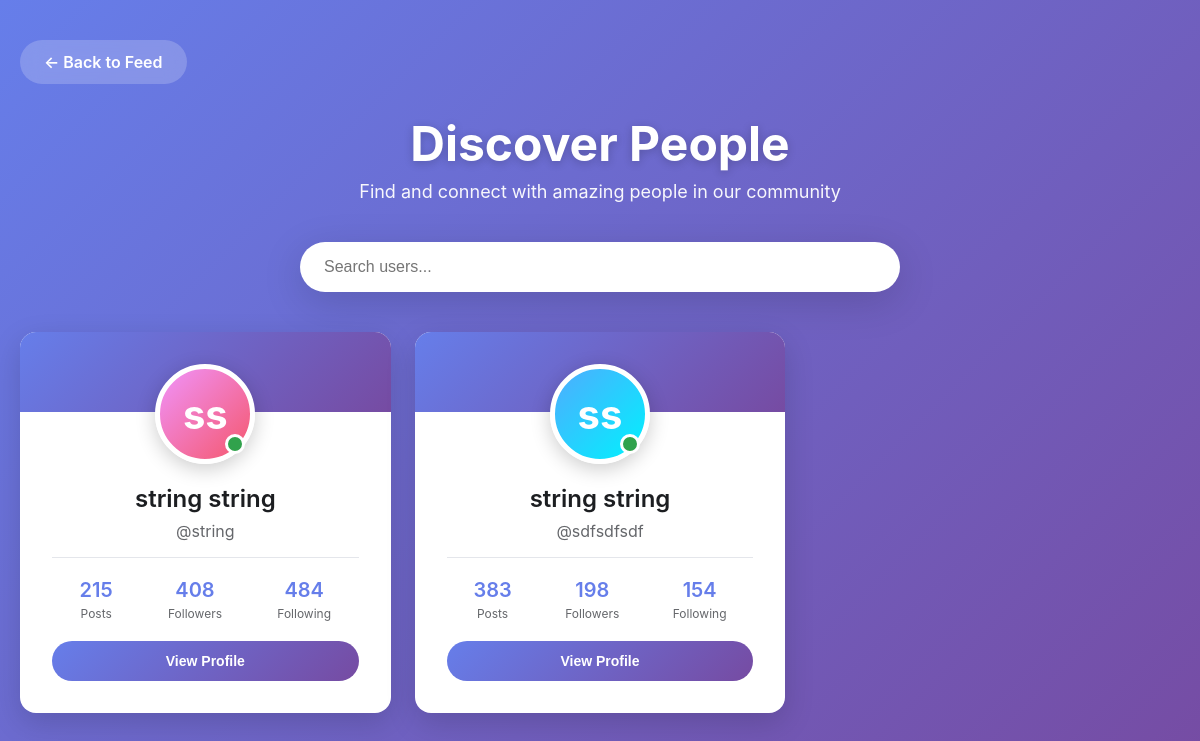
The page / on the database its author committed.
### database/models.py (models this page shows)
class User(Base):
    __tablename__ = "users"
    id = Column(Integer, autoincrement=True, primary_key=True)
    name = Column(String, nullable=False)
    surname = Column(String)
    username = Column(String, unique=True, nullable=False)
    password = Column(String, nullable=False)
    phone_number = Column(String, unique=True, nullable=False)
    email = Column(String, unique=True, nullable=False)
    date_of_birth = Column(String)
    reg_date = Column(DateTime, default=datetime.now())

### main.py (the view)
@app.get("/", response_class=HTMLResponse)
async def users(request: Request):
    users = get_all_or_exact_user_db(uid=0)
    return templates.TemplateResponse(request=request, name="users.html",
    context={"users": users})

### templates/users.html (shortened to what this page needs)
<!DOCTYPE html>
<html lang="en">
<head>
</head>
<body>
    <div class="container">
        <a href="/" class="back-link">← Back to Feed</a>
        <div class="header">
            <h1>Discover People</h1>
            <p>Find and connect with amazing people in our community</p>
        </div>
        <div class="search-box">
            <input type="text" placeholder="Search users..." id="searchInput">
        </div>
        <div class="users-grid" id="usersGrid">
            {% for user in users %}
            <a href="/{{ user.id }}" class="user-card">
                <div class="user-avatar">
                    {{ user.name[0] }}{{ user.surname[0] }}
                    <div class="online-badge"></div>
                </div>
                <div class="user-info">
                    <div class="user-name">{{ user.name }} {{ user.surname }}</div>
                    <div class="user-username">@{{ user.username }}</div>
                    <div class="user-stats">
                        <div class="stat">
                            <div class="stat-value">{{ range(50, 500) | random }}</div>
                            <div class="stat-label">Posts</div>
                        </div>
                        <div class="stat">
                            <div class="stat-value">{{ range(100, 2000) | random }}</div>
                            <div class="stat-label">Followers</div>
                        </div>
                        <div class="stat">
                            <div class="stat-value">{{ range(80, 800) | random }}</div>
                            <div class="stat-label">Following</div>
                        </div>
                    </div>
                    <button class="view-profile-btn">View Profile</button>
                </div>
            </a>
            {% endfor %}
        </div>
    </div>
</body>
</html>

### templates/users.html (style rules this page uses)
* { margin: 0; padding: 0; box-sizing: border-box; }
body { font-family: -apple-system, BlinkMacSystemFont, 'Segoe UI', Roboto, Helvetica, Arial, sans-serif; background: linear-gradient(135deg, #667eea 0%, #764ba2 100%); min-height: 100vh; padding: 40px 20px; }
.container { max-width: 1200px; margin: 0 auto; }
.header { text-align: center; margin-bottom: 40px; color: white; }
.header h1 { font-size: 48px; font-weight: bold; margin-bottom: 8px; text-shadow: 0 2px 10px rgba(0, 0, 0, 0.2); }
.header p { font-size: 18px; opacity: 0.95; }
.search-box { max-width: 600px; margin: 0 auto 40px; }
.search-box input { width: 100%; padding: 16px 24px; border: none; border-radius: 50px; font-size: 16px; box-shadow: 0 10px 40px rgba(0, 0, 0, 0.15); transition: transform 0.2s, box-shadow 0.2s; }
.users-grid { display: grid; grid-template-columns: repeat(auto-fill, minmax(300px, 1fr)); gap: 24px; margin-bottom: 40px; }
.user-card { background: white; border-radius: 16px; padding: 32px; text-align: center; text-decoration: none; color: #1c1e21; box-shadow: 0 10px 30px rgba(0, 0, 0, 0.15); transition: transform 0.3s, box-shadow 0.3s; position: relative; overflow: hidden; }
.user-card::before { content: ''; position: absolute; top: 0; left: 0; right: 0; height: 80px; background: linear-gradient(135deg, #667eea 0%, #764ba2 100%); z-index: 0; }
.user-avatar { width: 100px; height: 100px; border-radius: 50%; background: linear-gradient(135deg, #f093fb 0%, #f5576c 100%); display: flex; align-items: center; justify-content: center; color: white; font-size: 40px; font-weight: bold; margin: 0 auto 20px; position: relative; z-index: 1; border: 5px solid white; box-shadow: 0 5px 20px rgba(0, 0, 0, 0.2); }
.user-card:nth-child(2n) .user-avatar { background: linear-gradient(135deg, #4facfe 0%, #00f2fe 100%); }
.user-info { position: relative; z-index: 1; }
.user-name { font-size: 24px; font-weight: 600; margin-bottom: 8px; color: #1c1e21; }
.user-username { font-size: 16px; color: #65676b; margin-bottom: 16px; }
.user-stats { display: flex; justify-content: space-around; padding-top: 20px; border-top: 1px solid #e4e6eb; margin-top: 16px; }
.stat { text-align: center; }
.stat-value { font-size: 20px; font-weight: 600; color: #667eea; }
.stat-label { font-size: 12px; color: #65676b; margin-top: 4px; }
.view-profile-btn { margin-top: 20px; padding: 12px 32px; background: linear-gradient(135deg, #667eea 0%, #764ba2 100%); color: white; border: none; border-radius: 50px; font-weight: 600; font-size: 14px; cursor: pointer; transition: transform 0.2s, box-shadow 0.2s; width: 100%; }
.online-badge { position: absolute; bottom: 5px; right: 5px; width: 20px; height: 20px; background: #31a24c; border: 3px solid white; border-radius: 50%; z-index: 2; }
.back-link { display: inline-block; margin-bottom: 30px; padding: 12px 24px; background: rgba(255, 255, 255, 0.2); color: white; text-decoration: none; border-radius: 50px; font-weight: 600; backdrop-filter: blur(10px); transition: background 0.3s, transform 0.2s; }

### rows shown on the page
User: name "s", surname "s", name "string", surname "string", username "string"
User: name "s", surname "s", name "string", surname "string", username "sdfsdfsdf"
